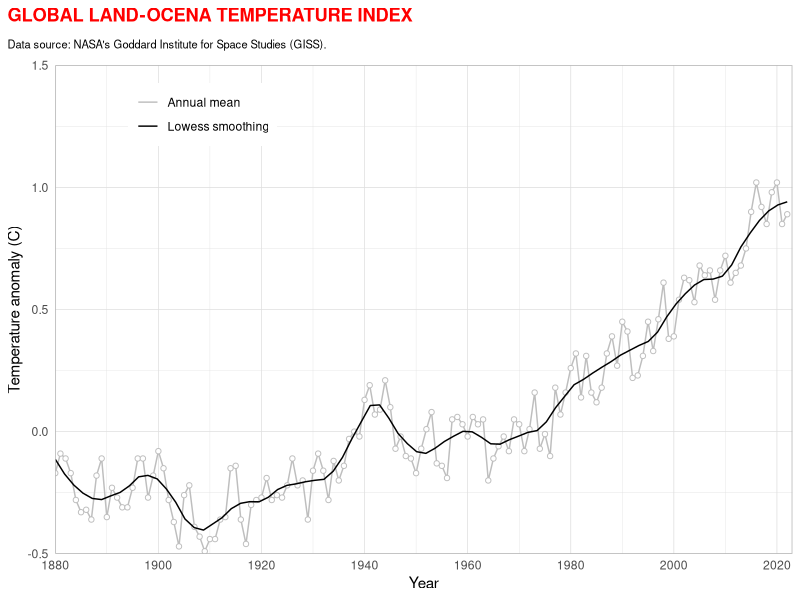
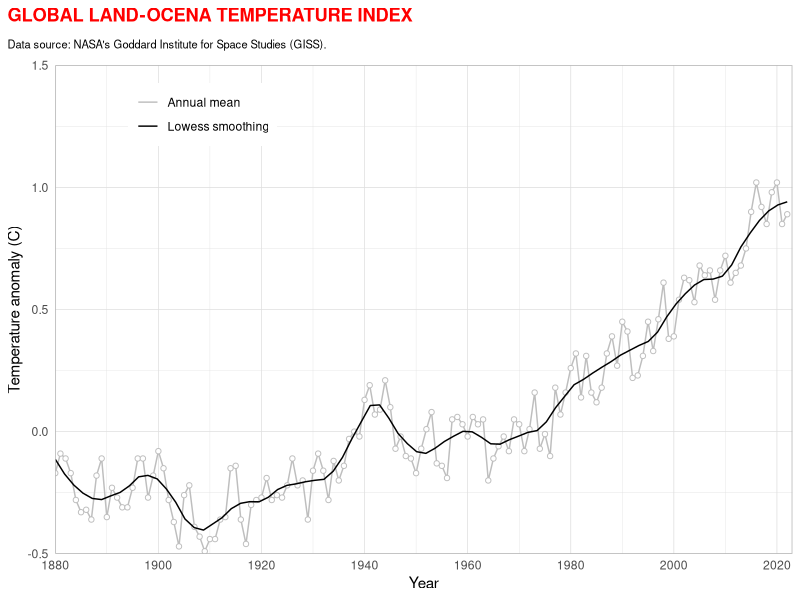

Write the R code that produced these figures, in order.
# the new files for readmE
# https://www.youtube.com/watch?v=fskblEWSeWU&t=101s

library(tidyverse)
 read_csv("data/GLB.Ts+dSST.csv", skip = 1, na = "***") %>% 
  select(year=Year, t_diff=`J-D`) %>% 
           ggplot(aes(x= year, y=t_diff)) +
  geom_line(aes(color="1") , size=0.5)+
  geom_point(fill="white",color="gray", shape=21, show.legend = F )+
  geom_smooth(se=F, aes(color="2"), size=0.5, span=0.15)+
  scale_x_continuous(breaks = seq(1880, 2023, 20), expand = c(0,0))+
   scale_y_continuous(limits = c(-0.5, 1.5), expand = c(0,0))+
  scale_color_manual(name=NULL,
                      breaks=c(1,2),
                      values = c("gray", "black"),
                      labels=c("Annual mean", "Lowess smoothing"))+
   labs(
     x="Year",
     y="Temperature anomaly (C)",
     title="GLOBAL LAND-OCENA TEMPERATURE INDEX",
     subtitle = "Data source: NASA's Goddard Institute for Space Studies (GISS)."
   )+
  theme_light()+
    theme(axis.ticks = element_blank(),
          plot.title.position = "plot",
          plot.title = element_text(margin = margin(b=10), color="red",face="bold"),
          plot.subtitle = element_text(size=8, margin=margin(b=10)),
          legend.position = c(0.2,0.9))


 ggsave("figures/temperature_index_plot.png", width = 7, height = 5)
 
 
  
             
